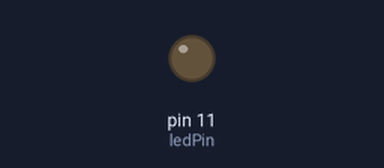
This sketch was run on a simulated Arduino Uno, built with avr-gcc and run on an emulated ATmega328P. On the bench: output pins drawn as LEDs (lit = HIGH).

Above: at 0.05 s.
At 0.75 s:
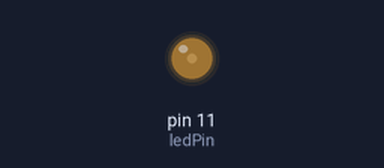
At 1.5 s:
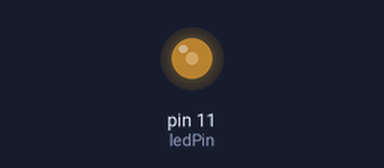
At 3.0 s:
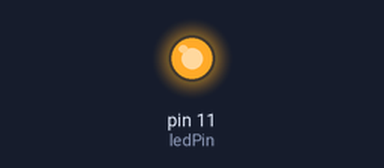
Timing chart, 0 to 6.9 s (numbered marks = the images above):
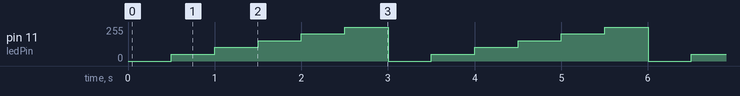

The sketch:

PwmLED.ino
```cpp
/*
 * Toggles the brightness the LED by pressing the button. PWM pins are marked with ~ (program uses pin 11).
 */

int ledPin = 11;
int ledLevel = 0;

void setup()
{
  pinMode(ledPin, OUTPUT);
}

void loop()
{
    ledLevel = ledLevel + 51;
    if (ledLevel > 255) ledLevel = 0;
    delay(500);
    analogWrite(ledPin, ledLevel);
}
```

Measured:
- by itself, pin 11 (ledPin): repeats every 3.0 s: 102/255 0.50 s, 153/255 0.50 s, 204/255 0.50 s, 255/255 0.50 s, 0/255 0.50 s, 51/255 0.50 s
